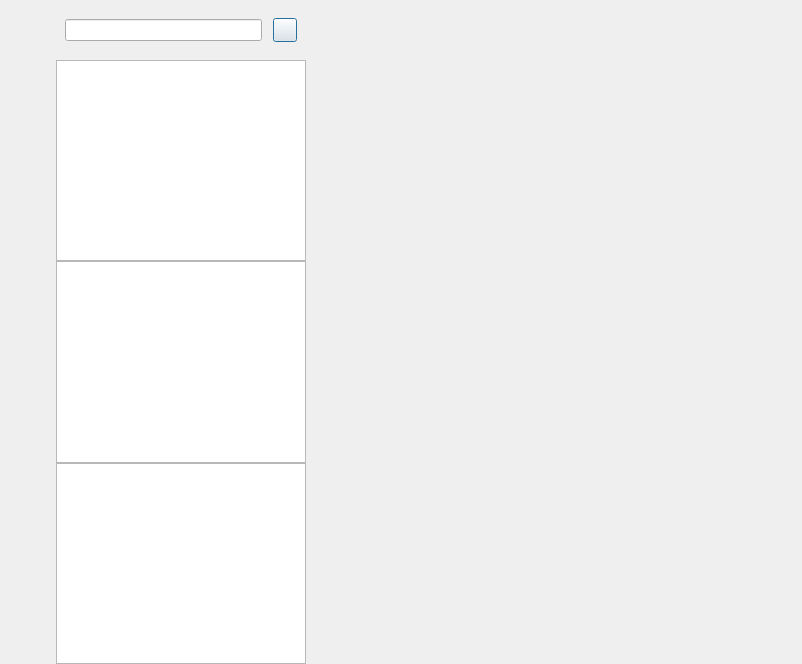
<?xml version="1.0" encoding="UTF-8"?>
<ui version="4.0">
 <class>ChatDialog</class>
 <widget class="QDialog" name="ChatDialog">
  <property name="geometry">
   <rect>
    <x>0</x>
    <y>0</y>
    <width>802</width>
    <height>664</height>
   </rect>
  </property>
  <property name="windowTitle">
   <string>Dialog</string>
  </property>
  <layout class="QHBoxLayout" name="horizontalLayout">
   <property name="spacing">
    <number>0</number>
   </property>
   <property name="leftMargin">
    <number>0</number>
   </property>
   <property name="topMargin">
    <number>0</number>
   </property>
   <property name="rightMargin">
    <number>0</number>
   </property>
   <property name="bottomMargin">
    <number>0</number>
   </property>
   <item>
    <widget class="QWidget" name="side_bar" native="true">
     <property name="sizePolicy">
      <sizepolicy hsizetype="Fixed" vsizetype="Expanding">
       <horstretch>0</horstretch>
       <verstretch>0</verstretch>
      </sizepolicy>
     </property>
     <property name="minimumSize">
      <size>
       <width>56</width>
       <height>0</height>
      </size>
     </property>
     <property name="maximumSize">
      <size>
       <width>56</width>
       <height>16777215</height>
      </size>
     </property>
     <layout class="QVBoxLayout" name="verticalLayout">
      <property name="leftMargin">
       <number>10</number>
      </property>
      <property name="topMargin">
       <number>30</number>
      </property>
      <property name="rightMargin">
       <number>0</number>
      </property>
      <property name="bottomMargin">
       <number>0</number>
      </property>
      <item>
       <widget class="QWidget" name="widget" native="true">
        <layout class="QVBoxLayout" name="verticalLayout_3">
         <property name="spacing">
          <number>30</number>
         </property>
         <property name="leftMargin">
          <number>0</number>
         </property>
         <property name="topMargin">
          <number>0</number>
         </property>
         <property name="rightMargin">
          <number>0</number>
         </property>
         <property name="bottomMargin">
          <number>0</number>
         </property>
         <item>
          <widget class="QLabel" name="sid_chat_lb">
           <property name="minimumSize">
            <size>
             <width>30</width>
             <height>30</height>
            </size>
           </property>
           <property name="maximumSize">
            <size>
             <width>30</width>
             <height>30</height>
            </size>
           </property>
           <property name="text">
            <string/>
           </property>
          </widget>
         </item>
         <item>
          <widget class="QLabel" name="sid_contact_lb">
           <property name="minimumSize">
            <size>
             <width>30</width>
             <height>30</height>
            </size>
           </property>
           <property name="maximumSize">
            <size>
             <width>30</width>
             <height>30</height>
            </size>
           </property>
           <property name="text">
            <string/>
           </property>
          </widget>
         </item>
         <item>
          <widget class="QLabel" name="sid_head_lb">
           <property name="minimumSize">
            <size>
             <width>30</width>
             <height>30</height>
            </size>
           </property>
           <property name="maximumSize">
            <size>
             <width>30</width>
             <height>30</height>
            </size>
           </property>
           <property name="text">
            <string/>
           </property>
          </widget>
         </item>
        </layout>
       </widget>
      </item>
      <item>
       <spacer name="verticalSpacer">
        <property name="orientation">
         <enum>Qt::Vertical</enum>
        </property>
        <property name="sizeHint" stdset="0">
         <size>
          <width>20</width>
          <height>40</height>
         </size>
        </property>
       </spacer>
      </item>
     </layout>
    </widget>
   </item>
   <item>
    <widget class="QWidget" name="chat_user_wid" native="true">
     <property name="minimumSize">
      <size>
       <width>250</width>
       <height>0</height>
      </size>
     </property>
     <property name="maximumSize">
      <size>
       <width>250</width>
       <height>16777215</height>
      </size>
     </property>
     <layout class="QVBoxLayout" name="verticalLayout_2">
      <property name="spacing">
       <number>0</number>
      </property>
      <property name="leftMargin">
       <number>0</number>
      </property>
      <property name="topMargin">
       <number>0</number>
      </property>
      <property name="rightMargin">
       <number>0</number>
      </property>
      <property name="bottomMargin">
       <number>0</number>
      </property>
      <item>
       <widget class="QWidget" name="search_wid" native="true">
        <property name="minimumSize">
         <size>
          <width>0</width>
          <height>60</height>
         </size>
        </property>
        <property name="maximumSize">
         <size>
          <width>16777215</width>
          <height>60</height>
         </size>
        </property>
        <layout class="QHBoxLayout" name="horizontalLayout_2">
         <property name="spacing">
          <number>6</number>
         </property>
         <property name="leftMargin">
          <number>9</number>
         </property>
         <property name="topMargin">
          <number>9</number>
         </property>
         <property name="rightMargin">
          <number>9</number>
         </property>
         <property name="bottomMargin">
          <number>9</number>
         </property>
         <item>
          <widget class="CustomizeEdit" name="search_edit"/>
         </item>
         <item>
          <spacer name="horizontalSpacer">
           <property name="orientation">
            <enum>Qt::Horizontal</enum>
           </property>
           <property name="sizeType">
            <enum>QSizePolicy::Fixed</enum>
           </property>
           <property name="sizeHint" stdset="0">
            <size>
             <width>5</width>
             <height>20</height>
            </size>
           </property>
          </spacer>
         </item>
         <item>
          <widget class="ClickedBtn" name="add_btn">
           <property name="minimumSize">
            <size>
             <width>24</width>
             <height>24</height>
            </size>
           </property>
           <property name="maximumSize">
            <size>
             <width>24</width>
             <height>24</height>
            </size>
           </property>
           <property name="text">
            <string/>
           </property>
          </widget>
         </item>
        </layout>
       </widget>
      </item>
      <item>
       <widget class="ChatUserList" name="chat_user_list"/>
      </item>
      <item>
       <widget class="QListWidget" name="search_list"/>
      </item>
      <item>
       <widget class="QListWidget" name="con_user_list"/>
      </item>
     </layout>
    </widget>
   </item>
   <item>
    <widget class="QStackedWidget" name="stackedWidget">
     <widget class="ChatPage" name="chat_page"/>
     <widget class="QWidget" name="friend_apply_page"/>
    </widget>
   </item>
  </layout>
 </widget>
 <customwidgets>
  <customwidget>
   <class>ClickedBtn</class>
   <extends>QPushButton</extends>
   <header location="global">clickedbtn.h</header>
  </customwidget>
  <customwidget>
   <class>CustomizeEdit</class>
   <extends>QLineEdit</extends>
   <header location="global">customizeedit.h</header>
  </customwidget>
  <customwidget>
   <class>ChatUserList</class>
   <extends>QListWidget</extends>
   <header location="global">chatuserlist.h</header>
  </customwidget>
  <customwidget>
   <class>ChatPage</class>
   <extends>QWidget</extends>
   <header>chatpage.h</header>
   <container>1</container>
  </customwidget>
 </customwidgets>
 <resources/>
 <connections/>
</ui>
